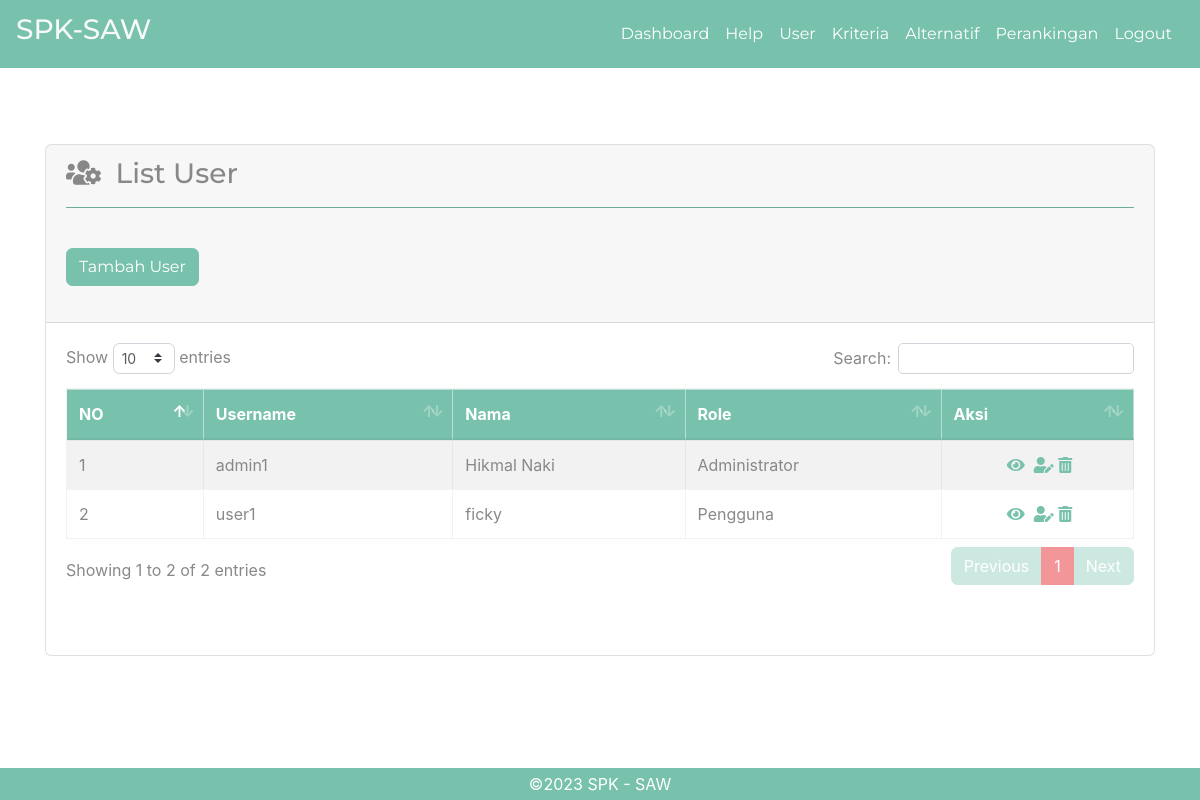
The app's page /list-user.php (signed in) with its own data.
### tables this page shows
CREATE TABLE `user` (
  `id_user` int(5) NOT NULL,
  `username` varchar(16) NOT NULL,
  `password` varchar(50) NOT NULL,
  `nama` varchar(70) NOT NULL,
  `email` varchar(50) DEFAULT NULL,
  `alamat` varchar(100) DEFAULT NULL,
  `role` char(1) NOT NULL
);

### list-user.php (the view, shortened to what this page needs)
<?php require_once('includes/init.php'); ?>
<?php
$judul_page = 'List User';?>
<?php require_once('head.php'); ?>
<?php require_once('navbar.php'); ?>
    <div class="container pt-5 mb-5">
        <div class="row">
            <div class="col">
                <div class="card pb-5 mb-5 mt-5">
                    <div class="card-header">
                                <h3><i class="fas fa-users-cog ">&nbsp</i> <?php echo $judul_page;?></h3>
                               <hr class="bg-primary">
                               <br>
                                <a class="btn btn-primary " href="tambah-user.php" role="button">Tambah User</a><br>
                                <?php
                                    $query = $pdo->prepare('SELECT id_user, username, nama, role FROM user');
                                    $query->execute();
                                    $query->setFetchMode(PDO::FETCH_ASSOC);
                                    if($query->rowCount() > 0):
                                ?>
                                <br>
                    </div>
                    <div class="card-body">
                                <div class="table-responsive">
                                <table class="table table-striped table-hover table-bordered">
                                            <thead class="table-primary">
                                                                    <tr>
                                                                        <th scope="col">NO</th>
                                                                        <th scope="col">Username</th>
                                                                        <th scope="col">Nama</th>
                                                                        <th scope="col">Role</th>
                                                                        <th scope="col">Aksi</th>
                                                                    </tr>
                                                </thead>
                                        <tbody>
                                            <?php $no=1;?>
                                            <?php while($hasil = $query->fetch()): ?>
                                                            <tr>
                                                <td><?php echo  $no; ?></td>
                                                                <td><?php echo $hasil['username']; ?></td>
                                                                <td><?php echo $hasil['nama']; ?></td>
                                                                <td>
                                                                <?php
                                                                if($hasil['role'] == 1) {
                                                                    echo 'Administrator';
                                                                } elseif($hasil['role'] == 2) {
                                                                    echo 'Pengguna';
                                                                }
                                                ?>
                                                     </td>
                                                    <td class="text-center"><a href="single-user.php?id=<?php echo $hasil['id_user']; ?>">&nbsp;<i class="fa fa-eye" data-toggle="tooltip" title="Lihat"> </i></a>
                                                    <a href="edit-user.php?id=<?php echo $hasil['id_user']; ?>">&nbsp;<i class="fa fa-user-edit" data-toggle="tooltip" title="Edit"></i> </a>
                                                    <a href="hapus-user.php?id=<?php echo $hasil['id_user']; ?>" class="yakin-hapus"><i class="fa fa-trash-alt" data-toggle="tooltip" title="Delete"> </i></a></td>
                                                </tr>
                                                <?php $no++;?>
                                            <?php endwhile; ?>
                                        </tbody>
                                </table>
                                <?php else: ?>
                                    <p>Maaf, belum ada data untuk user.</p>
                                <?php endif; ?>
                                </div>
                    </div>
                </div>
            </div>
        </div>
    </div>
<?php require_once('foot.php'); ?>

### records on screen
user: username "admin1", nama "Hikmal Naki", role "Administrator"
user: username "user1", nama "ficky", role "Pengguna"

### other values on screen
$judul_page "List User"
